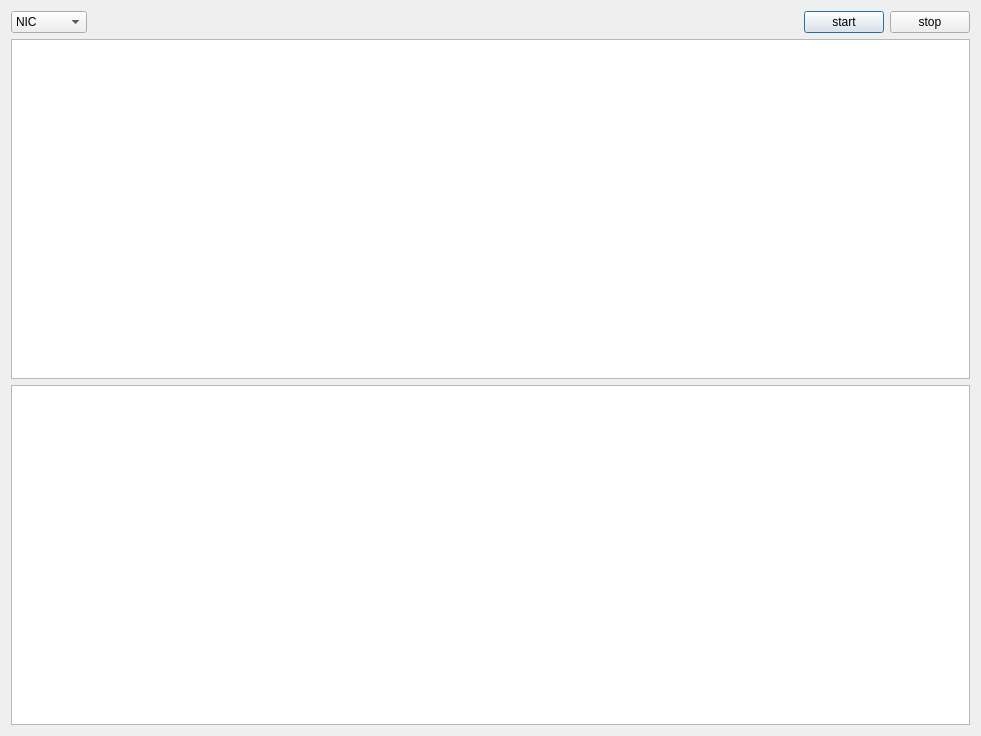
<?xml version="1.0" encoding="UTF-8"?>
<ui version="4.0">
 <class>spyDialog</class>
 <widget class="QDialog" name="spyDialog">
  <property name="geometry">
   <rect>
    <x>0</x>
    <y>0</y>
    <width>981</width>
    <height>736</height>
   </rect>
  </property>
  <property name="windowTitle">
   <string>Dialog</string>
  </property>
  <layout class="QVBoxLayout" name="verticalLayout">
   <item>
    <layout class="QHBoxLayout" name="horizontalLayout">
     <item>
      <widget class="QComboBox" name="comboBox">
       <item>
        <property name="text">
         <string>NIC</string>
        </property>
       </item>
       <item>
        <property name="text">
         <string>valid</string>
        </property>
       </item>
       <item>
        <property name="text">
         <string>wireless</string>
        </property>
       </item>
      </widget>
     </item>
     <item>
      <spacer name="horizontalSpacer">
       <property name="orientation">
        <enum>Qt::Horizontal</enum>
       </property>
       <property name="sizeHint" stdset="0">
        <size>
         <width>40</width>
         <height>20</height>
        </size>
       </property>
      </spacer>
     </item>
     <item>
      <widget class="QPushButton" name="pushButton">
       <property name="text">
        <string>start</string>
       </property>
      </widget>
     </item>
     <item>
      <widget class="QPushButton" name="pushButton_2">
       <property name="text">
        <string>stop</string>
       </property>
      </widget>
     </item>
    </layout>
   </item>
   <item>
    <widget class="QTableView" name="tableView"/>
   </item>
   <item>
    <widget class="QTextBrowser" name="textBrowser"/>
   </item>
  </layout>
 </widget>
 <resources/>
 <connections/>
</ui>
